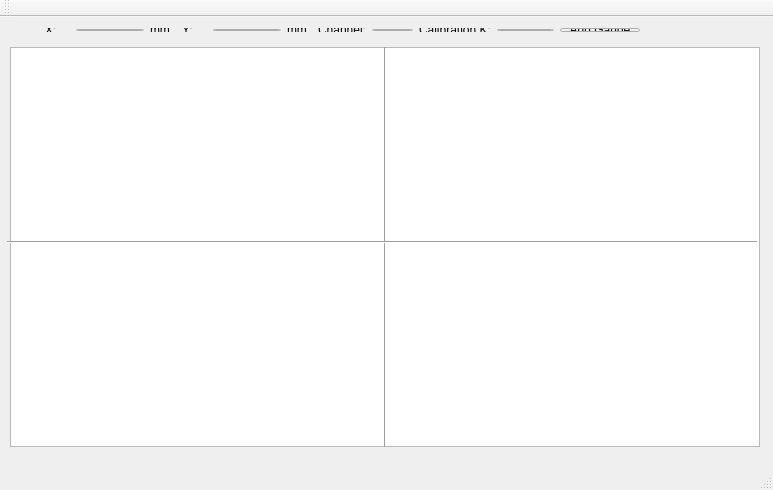
<?xml version="1.0" encoding="UTF-8"?>
<ui version="4.0">
 <class>zmpview</class>
 <widget class="QMainWindow" name="zmpview">
  <property name="geometry">
   <rect>
    <x>0</x>
    <y>0</y>
    <width>773</width>
    <height>490</height>
   </rect>
  </property>
  <property name="windowTitle">
   <string>zmpview</string>
  </property>
  <widget class="QWidget" name="centralWidget">
   <widget class="QGraphicsView" name="graphicsView">
    <property name="geometry">
     <rect>
      <x>10</x>
      <y>30</y>
      <width>750</width>
      <height>400</height>
     </rect>
    </property>
    <property name="maximumSize">
     <size>
      <width>16777215</width>
      <height>16777215</height>
     </size>
    </property>
   </widget>
   <widget class="Line" name="line">
    <property name="geometry">
     <rect>
      <x>375</x>
      <y>30</y>
      <width>20</width>
      <height>400</height>
     </rect>
    </property>
    <property name="orientation">
     <enum>Qt::Vertical</enum>
    </property>
   </widget>
   <widget class="Line" name="line_2">
    <property name="geometry">
     <rect>
      <x>7</x>
      <y>215</y>
      <width>750</width>
      <height>20</height>
     </rect>
    </property>
    <property name="orientation">
     <enum>Qt::Horizontal</enum>
    </property>
   </widget>
   <widget class="QWidget" name="">
    <property name="geometry">
     <rect>
      <x>34</x>
      <y>0</y>
      <width>617</width>
      <height>26</height>
     </rect>
    </property>
    <layout class="QGridLayout" name="gridLayout">
     <item row="0" column="0">
      <widget class="QLabel" name="label">
       <property name="text">
        <string>X:</string>
       </property>
      </widget>
     </item>
     <item row="0" column="1">
      <widget class="QDoubleSpinBox" name="xvalue">
       <property name="minimum">
        <double>-999.990000000000009</double>
       </property>
       <property name="maximum">
        <double>999.990000000000009</double>
       </property>
      </widget>
     </item>
     <item row="0" column="2">
      <widget class="QLabel" name="label_3">
       <property name="text">
        <string>mm</string>
       </property>
      </widget>
     </item>
     <item row="0" column="3">
      <widget class="QLabel" name="label_2">
       <property name="text">
        <string>Y:</string>
       </property>
      </widget>
     </item>
     <item row="0" column="4">
      <widget class="QDoubleSpinBox" name="yvalue">
       <property name="minimum">
        <double>-999.990000000000009</double>
       </property>
       <property name="maximum">
        <double>999.990000000000009</double>
       </property>
      </widget>
     </item>
     <item row="0" column="5">
      <widget class="QLabel" name="label_4">
       <property name="text">
        <string>mm</string>
       </property>
      </widget>
     </item>
     <item row="0" column="6">
      <widget class="QLabel" name="label_5">
       <property name="text">
        <string>Channel:</string>
       </property>
      </widget>
     </item>
     <item row="0" column="7">
      <widget class="QSpinBox" name="chvalue"/>
     </item>
     <item row="0" column="8">
      <widget class="QLabel" name="label_6">
       <property name="text">
        <string>Calibration K:</string>
       </property>
      </widget>
     </item>
     <item row="0" column="9">
      <widget class="QDoubleSpinBox" name="calibvalue"/>
     </item>
     <item row="0" column="10">
      <widget class="QPushButton" name="pushButton">
       <property name="text">
        <string>Add Gauge</string>
       </property>
      </widget>
     </item>
    </layout>
   </widget>
  </widget>
  <widget class="QMenuBar" name="menuBar">
   <property name="geometry">
    <rect>
     <x>0</x>
     <y>0</y>
     <width>773</width>
     <height>20</height>
    </rect>
   </property>
  </widget>
  <widget class="QToolBar" name="mainToolBar">
   <attribute name="toolBarArea">
    <enum>TopToolBarArea</enum>
   </attribute>
   <attribute name="toolBarBreak">
    <bool>false</bool>
   </attribute>
  </widget>
  <widget class="QStatusBar" name="statusBar"/>
 </widget>
 <layoutdefault spacing="6" margin="11"/>
 <resources/>
 <connections/>
</ui>
